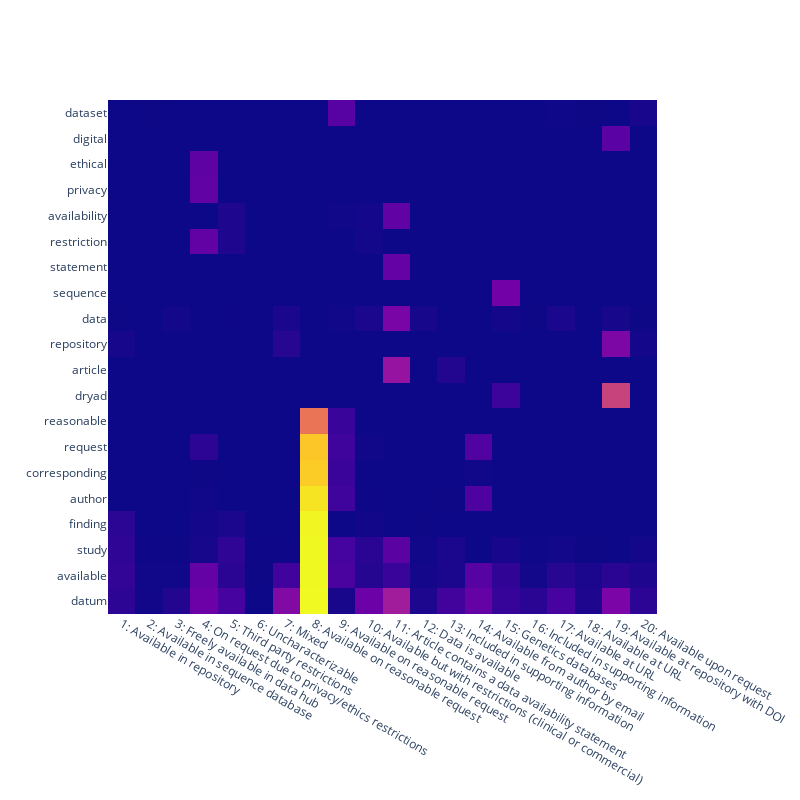

Notebook cell for this chart:
### Code cell
# Show topic matrix for a subset of words

df = word_model.head(20)

fig = go.Figure(
    data=go.Heatmap(
        z=df.values, x=df.columns, y=df.index, showscale=False
    ),
    layout_title_text="",
    layout_yaxis_title_text="",
    layout_height=800,
    layout_width=800,
)

fig_path = os.path.join(PROJ_ROOT + "/reports/figures/" + "0.6-06-word-topic-matrix")

pio.write_html(fig, fig_path + ".html", include_plotlyjs="cdn")
#pio.write_image(fig, fig_path + ".svg")

fig.show()

### Figure 1 — Plotly figure (JSON) as saved in the notebook; plotly's stock layout.template omitted (floating-point values rounded to 4 significant figures; data arrays with more than 128 entries replaced by an {"elided": "..."} marker saying what was removed)
{"data": [{"showscale": false, "type": "heatmap", "x": ["1: Available in repository", "2: Available in sequence database", "3: Freely available in data hub", "4: On request due to privacy/ethics restrictions", "5: Third party restrictions", "6: Uncharacterizable", "7: Mixed", "8: Available on reasonable request", "9: Available on reasonable request", "10: Available but with restrictions (clinical or commercial)", "11: Article contains a data availability statement", "12: Data is available", "13: Included in supporting information", "14: Available from author by email", "15: Genetics databases", "16: Included in supporting information", "17: Available at URL", "18: Available at URL", "19: Available at repository with DOI", "20: Available upon request"], "y": ["datum", "available", "study", "finding", "author", "corresponding", "request", "reasonable", "dryad", "article", "repository", "data", "sequence", "statement", "restriction", "availability", "privacy", "ethical", "digital", "dataset"], "z": {"elided": "20x20 float values"}}], "layout": {"height": 800, "title": {"text": ""}, "width": 800, "xaxis": {"autorange": true, "range": [-0.5, 19.5], "type": "category"}, "yaxis": {"autorange": true, "range": [-0.5, 19.5], "title": {"text": ""}, "type": "category"}}}
